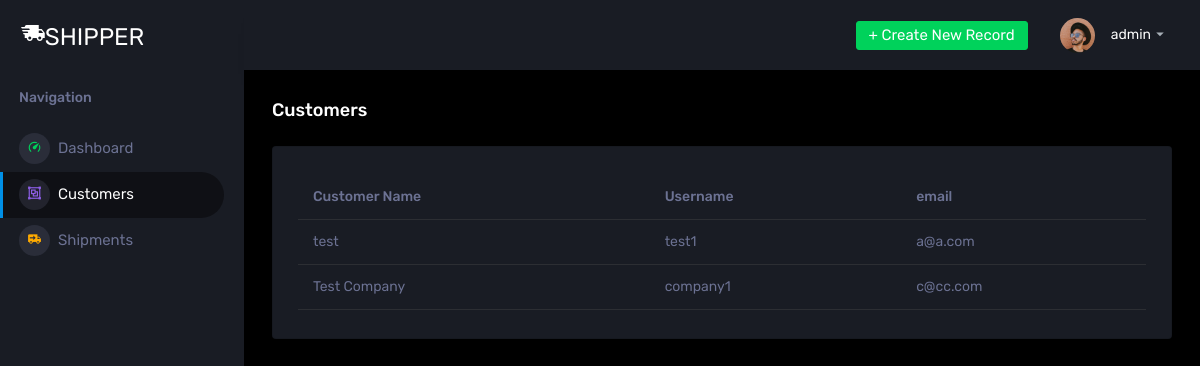
Page /dashboard/customer/ (signed in) on the committed database.
### dashboard/models.py (models this page shows, shortened)
class Customer(models.Model):
    name = models.CharField(max_length=200, null=True)
    admin_user = models.ForeignKey(User, on_delete=models.CASCADE, null=True)

### dashboard/views.py (the view)
# urls.py: path('customer/', CustomerView.as_view(), name='customer'),
class CustomerView(SuperUserCheck, TemplateView):
    template_name = 'dashboard/customer.html'
    def dispatch(self, request, *args, **kwargs):
        context = super(CustomerView, self).dispatch(request, *args, **kwargs)
        if not request.user.is_authenticated:
            return redirect(reverse('login'))
        return context
    def get_context_data(self, **kwargs):
        context = super(CustomerView, self).get_context_data(**kwargs)
        context['title'] = 'Customer'
        context['active_menu'] = 'customer'
        context['customers'] = Customer.objects.all()
        return context

### dashboard/views.py (called while the page is built)
    def test_func(self):
        return self.request.user.is_superuser

### templates/dashboard/customer.html
{% extends 'dashboard/base.html' %}
{% load static %}
{% block content %}
    <div class="container-fluid page-body-wrapper">
        <div class="main-panel">
            <div class="content-wrapper">
                <div class="page-header">
                    <h3 class="page-title"> Customers </h3>
                </div>
                <div class="row">
                    <div class="col-lg-12 grid-margin stretch-card">
                        <div class="card">
                            <div class="card-body">
                                <div class="table-responsive">
                                    <table class="table">
                                        <thead>
                                        <tr>
                                            <th>Customer Name</th>
                                            <th>Username</th>
                                            <th>email</th>
                                        </tr>
                                        </thead>
                                        <tbody>
                                        {% for customer in customers %}
                                            <tr>
                                                <td>{{ customer.name }}</td>
                                                <td>{{ customer.admin_user.username }}</td>
                                                <td>{{ customer.admin_user.email }}</td>
                                            </tr>
                                        {% endfor %}
                                        </tbody>
                                    </table>
                                </div>
                            </div>
                        </div>
                    </div>
                </div>
            </div>
        </div>
    </div>
{% endblock %}

### templates/dashboard/sidebar.html (shortened to what this page needs)
{% load static %}
{% block sidebar %}
    <nav class="sidebar sidebar-offcanvas" id="sidebar">
        <div class="sidebar-brand-wrapper d-none d-lg-flex align-items-center justify-content-center fixed-top">
            <a class="sidebar-brand brand-logo" href="{% url 'dashboard' %}"><i
                    class="mdi mdi-truck-fast"></i>SHIPPER</a>
        </div>
        <nav class="navbar p-0 fixed-top d-flex flex-row">
            <div class="navbar-menu-wrapper flex-grow d-flex align-items-stretch">
                <ul class="navbar-nav navbar-nav-right">
                    {% if request.user.is_superuser %}
                        <li class="nav-item dropdown d-none d-lg-block">
                            <a class="nav-link btn btn-success create-new-button" id="createbuttonDropdown"
                               data-bs-toggle="dropdown" aria-expanded="false" href="#">+ Create New Record</a>
                        </li>
                    {% endif %}
                    {% if not nosidebar %}
                        <li class="nav-item dropdown">
                            <a class="nav-link" id="profileDropdown" href="#" data-bs-toggle="dropdown">
                                <div class="navbar-profile">
                                    <img class="img-xs rounded-circle"
                                         src="{% static 'assets/images/faces/face15.jpg' %}"
                                         alt="">
                                    <p class="mb-0 d-none d-sm-block navbar-profile-name">{{ request.user.username }}</p>
                                    <i class="mdi mdi-menu-down d-none d-sm-block"></i>
                                </div>
                            </a>
                        </li>
                    {% endif %}
                </ul>
            </div>
        </nav>
        {% if not nosidebar %}
            <ul class="nav">
                <li class="nav-item nav-category">
                    <span class="nav-link">Navigation</span>
                </li>
                <li class="nav-item menu-items {% if active_menu == 'dashboard' %}active{% endif %}">
                    <a class="nav-link" href="{% url 'dashboard' %}">
              <span class="menu-icon">
                <i class="mdi mdi-speedometer"></i>
              </span>
                        <span class="menu-title">Dashboard</span>
                    </a>
                </li>
                {% if request.user.is_superuser %}
                    <li class="nav-item menu-items {% if active_menu == 'customer' %}active{% endif %}">
                        <a class="nav-link" href="{% url 'customer' %}">
              <span class="menu-icon">
                <i class="mdi mdi-group"></i>
              </span>
                            <span class="menu-title">Customers</span>
                        </a>
                    </li>
                {% endif %}
                <li class="nav-item menu-items {% if active_menu == 'shipments' %}active{% endif %}">
                    <a class="nav-link" href="{% url 'shipment' %}">
              <span class="menu-icon">
                <i class="mdi mdi-truck-delivery"></i>
              </span>
                        <span class="menu-title">Shipments</span>
                    </a>
                </li>
            </ul>
        {% endif %}
    </nav>
{% endblock sidebar %}

### templates/dashboard/base.html (style rules this page uses)
.brand-logo { text-decoration: none; color: #fff !important; }

### rows in the picture
Customer: name "test", admin_user.username "test1", admin_user.email "a@a.com"
Customer: name "Test Company", admin_user.username "company1", admin_user.email "c@cc.com"

### other values in the picture
{{ request.user.username }} "admin"
